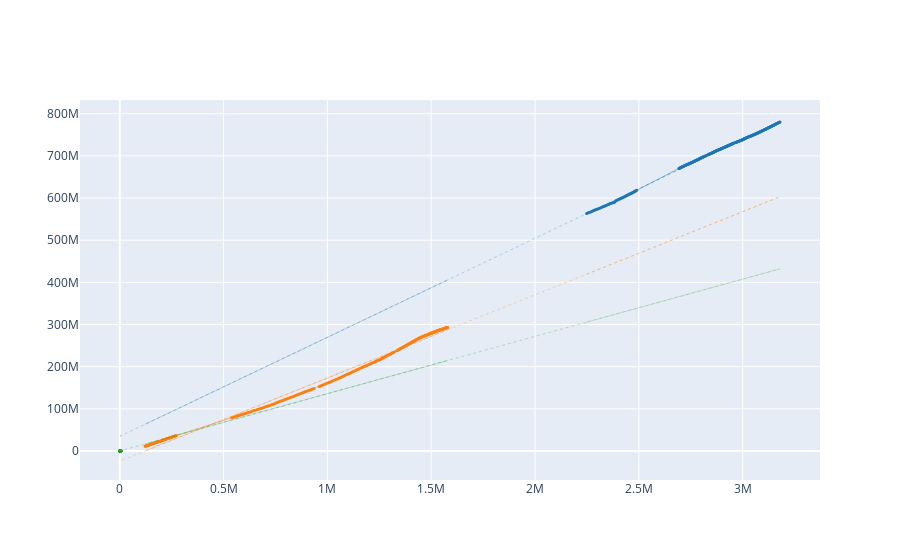
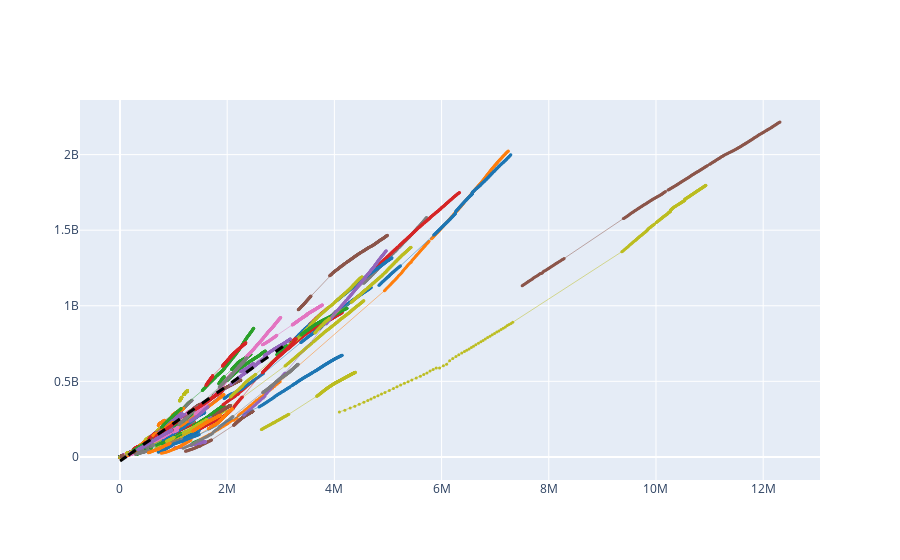

Notebook cell for these charts, in order:
### Markdown cell above
# TODO expectation vs reality plot: nummers over tijd. Views op y as, iets met likes op x as. Explain


# TODO arrows

# TODO de trendline: slope van trendline is hoeveel mensen willing zijn te kopen?

### Code cell
# figure = go.Figure()

songs=get_n_songs(data_youtube100,n=3)
# figure.add_trace(go.Scatter(x=data.likes,y=data.views,mode='markers'))


data1 = find_songs(songs,mode='expectation')
figure = go.Figure()
draw_linechart(figure,data1,True)
# trendline1 = np.poly1d(np.polyfit(songs.likes,songs.views,1))
# figure.add_trace(go.Scatter(x=songs.likes,y=trendline1(songs.likes),line={'color':'black','dash':'dash','width':3}))
# figure.update_layout(legend=dict(x=0, y=-2))
figure.update_layout(showlegend=False)
figure.show()



# TODO dit had positief moeten zijn????

songs2=get_n_songs(data_youtube100,n=None)
# figure.add_trace(go.Scatter(x=data.likes,y=data.views,mode='markers'))


data2 = find_songs(data_youtube100,mode='expectation')
figure2 = go.Figure()
draw_linechart(figure2,data2)
trendline2 = np.poly1d(np.polyfit(songs.likes,songs.views,1))
figure2.add_trace(go.Scatter(x=songs.likes,y=trendline2(songs.likes),line={'color':'black','dash':'dash','width':3}))
# figure.update_layout(legend=dict(x=0, y=-2))
figure2.update_layout(showlegend=False)
figure2.show()

### Figure 1 — Plotly figure (JSON) as saved in the notebook; plotly's stock layout.template omitted (floating-point values rounded to 4 significant figures; data arrays with more than 128 entries replaced by an {"elided": "..."} marker saying what was removed)
{"data": [{"line": {"color": "rgb(31, 119, 180)", "width": 0.5}, "marker": {"color": "rgb(31, 119, 180)", "size": 3}, "mode": "markers+lines", "name": "Adele - Someone Like You", "type": "scatter", "x": {"elided": "305 int values"}, "y": {"elided": "305 int values"}}, {"line": {"color": "rgb(31, 119, 180)", "dash": "dot", "width": 0.3}, "mode": "lines", "name": "Trendline forAdele - Someone Like You", "type": "scatter", "x": {"elided": "915 int values"}, "y": {"elided": "915 float values"}}, {"line": {"color": "rgb(255, 127, 14)", "width": 0.5}, "marker": {"color": "rgb(255, 127, 14)", "size": 3}, "mode": "markers+lines", "name": "Zara Larsson, MNEK - Never Forget You", "type": "scatter", "x": {"elided": "305 int values"}, "y": {"elided": "305 int values"}}, {"line": {"color": "rgb(255, 127, 14)", "dash": "dot", "width": 0.3}, "mode": "lines", "name": "Trendline forZara Larsson, MNEK - Never Forget You", "type": "scatter", "x": {"elided": "915 int values"}, "y": {"elided": "915 float values"}}, {"line": {"color": "rgb(44, 160, 44)", "width": 0.5}, "marker": {"color": "rgb(44, 160, 44)", "size": 3}, "mode": "markers+lines", "name": "Lost Frequencies feat. Janieck Devy - Reality (Radio Edit)", "type": "scatter", "x": {"elided": "305 int values"}, "y": {"elided": "305 int values"}}, {"line": {"color": "rgb(44, 160, 44)", "dash": "dot", "width": 0.3}, "mode": "lines", "name": "Trendline forLost Frequencies feat. Janieck Devy - Reality (Radio Edit)", "type": "scatter", "x": {"elided": "915 int values"}, "y": {"elided": "915 float values"}}], "layout": {"showlegend": false}}

### Figure 2 — Plotly figure (JSON) as saved in the notebook; plotly's stock layout.template omitted (floating-point values rounded to 4 significant figures; data arrays with more than 128 entries replaced by an {"elided": "..."} marker saying what was removed)
{"data": [{"line": {"color": "rgb(31, 119, 180)", "width": 0.5}, "marker": {"color": "rgb(31, 119, 180)", "size": 3}, "mode": "markers+lines", "name": "Avicii - Waiting For Love", "type": "scatter", "x": {"elided": "305 int values"}, "y": {"elided": "305 int values"}}, {"line": {"color": "rgb(255, 127, 14)", "width": 0.5}, "marker": {"color": "rgb(255, 127, 14)", "size": 3}, "mode": "markers+lines", "name": "Lost Frequencies - Are You With Me (Radio Edit)", "type": "scatter", "x": {"elided": "305 int values"}, "y": {"elided": "305 int values"}}, {"line": {"color": "rgb(44, 160, 44)", "width": 0.5}, "marker": {"color": "rgb(44, 160, 44)", "size": 3}, "mode": "markers+lines", "name": "Lukas Graham - 7 Years", "type": "scatter", "x": [5488, 5798, 6088, 6435, 6769, 7141, 7428, 7861, 8170, 8491, 8875, 9285, 9897, 10517, 10941, 11364, 11881, 12424, 12968, 13502, 13972, 14438, 14951, 15463, 15972, 16727, 17805, 18506, 19070, 19622, 20155, 20708, 21298, 22089, 22729, 23312, 23892, 24506, 25159, 25768, 26460, 27091, 27738, 28355, 29083, 29794, 30406, 31078, 31768, 32516, 33250, 34008, 34763, 35333, 36059, 36890, 37687], "y": [599363, 636061, 675386, 709890, 751942, 796203, 840849, 876801, 919635, 956566, 1000387, 1049203, 1102633, 1159427, 1207843, 1256683, 1308508, 1365832, 1427453, 1492018, 1550204, 1603837, 1659747, 1721278, 1782853, 1835037, 1835179, 1927955, 1994839, 2143048, 2217107, 2285128, 2355966, 2450324, 2533928, 2614001, 2685967, 2772222, 2848318, 2935550, 3017436, 3112825, 3191879, 3274904, 3361243, 3454894, 3541152, 3618656, 3697355, 3780818, 3872720, 3962938, 4058605, 4150066, 4230576, 4319749, 4413201]}, {"line": {"color": "rgb(214, 39, 40)", "width": 0.5}, "marker": {"color": "rgb(214, 39, 40)", "size": 3}, "mode": "markers+lines", "name": "Post Malone - White Iverson", "type": "scatter", "x": {"elided": "295 int values"}, "y": {"elided": "295 int values"}}, {"line": {"color": "rgb(148, 103, 189)", "width": 0.5}, "marker": {"color": "rgb(148, 103, 189)", "size": 3}, "mode": "markers+lines", "name": "Kygo - Stole The Show (Feat. Parson James)", "type": "scatter", "x": [130239, 130551, 130846, 131117, 131438, 131782, 132107, 132417, 132718, 133013, 133288, 133668, 134050, 134403, 134726, 134983, 135276, 135593, 135893, 136257, 136603, 136915, 137187, 137495, 137815, 138136, 138509, 138879, 139187, 139528, 139858, 140155, 140473, 140827, 141178, 141477, 141790, 142121, 142431, 143287, 143996, 144582, 145102, 145571, 146229, 146902, 147443, 147629, 147608, 147577, 147572, 147572, 147571, 147583, 147594, 147588, 147587], "y": [24489755, 24566195, 24650851, 24723971, 24805073, 24891204, 24982253, 25053387, 25133033, 25196536, 25269317, 25343540, 25427855, 25512870, 25584473, 25652596, 25718763, 25789212, 25862157, 25944596, 26024716, 26093712, 26159946, 26228264, 26299084, 26358269, 26358373, 26455796, 26528765, 26677154, 26760691, 26836130, 26911018, 26997457, 27081561, 27153690, 27218573, 27294192, 27364326, 27446683, 27531764, 27627495, 27705427, 27787032, 27877460, 27977374, 28073264, 28128348, 28135587, 28142666, 28150331, 28157313, 28164692, 28175142, 28181912, 28188686, 28195195]}, {"line": {"color": "rgb(140, 86, 75)", "width": 0.5}, "marker": {"color": "rgb(140, 86, 75)", "size": 3}, "mode": "markers+lines", "name": "One Direction - Perfect (Official Video)", "type": "scatter", "x": {"elided": "305 int values"}, "y": {"elided": "305 int values"}}, {"line": {"color": "rgb(227, 119, 194)", "width": 0.5}, "marker": {"color": "rgb(227, 119, 194)", "size": 3}, "mode": "markers+lines", "name": "The Weeknd - Earned It (Fifty Shades Of Grey) (Lyric Video)", "type": "scatter", "x": {"elided": "305 int values"}, "y": {"elided": "305 int values"}}, {"line": {"color": "rgb(127, 127, 127)", "width": 0.5}, "marker": {"color": "rgb(127, 127, 127)", "size": 3}, "mode": "markers+lines", "name": "Rachel Platten - Fight Song (Official Video)", "type": "scatter", "x": {"elided": "305 int values"}, "y": {"elided": "305 int values"}}, {"line": {"color": "rgb(188, 189, 34)", "width": 0.5}, "marker": {"color": "rgb(188, 189, 34)", "size": 3}, "mode": "markers+lines", "name": "Adele - Hello", "type": "scatter", "x": {"elided": "305 int values"}, "y": {"elided": "305 int values"}}, {"line": {"color": "rgb(31, 119, 180)", "width": 0.5}, "marker": {"color": "rgb(31, 119, 180)", "size": 3}, "mode": "markers+lines", "name": "Galantis - Runaway (U & I) (Official Video)", "type": "scatter", "x": {"elided": "305 int values"}, "y": {"elided": "305 int values"}}, {"line": {"color": "rgb(255, 127, 14)", "width": 0.5}, "marker": {"color": "rgb(255, 127, 14)", "size": 3}, "mode": "markers+lines", "name": "Fetty Wap \"679\" feat. Remy Boyz [Official Video]", "type": "scatter", "x": {"elided": "305 int values"}, "y": {"elided": "305 int values"}}, {"line": {"color": "rgb(44, 160, 44)", "width": 0.5}, "marker": {"color": "rgb(44, 160, 44)", "size": 3}, "mode": "markers+lines", "name": "Little Mix - Love Me Like You (Official Video)", "type": "scatter", "x": {"elided": "305 int values"}, "y": {"elided": "305 int values"}}, {"line": {"color": "rgb(214, 39, 40)", "width": 0.5}, "marker": {"color": "rgb(214, 39, 40)", "size": 3}, "mode": "markers+lines", "name": "Ed Sheeran - Photograph (Official Music Video)", "type": "scatter", "x": {"elided": "305 int values"}, "y": {"elided": "305 int values"}}, {"line": {"color": "rgb(148, 103, 189)", "width": 0.5}, "marker": {"color": "rgb(148, 103, 189)", "size": 3}, "mode": "markers+lines", "name": "WALK THE MOON - Shut up and Dance", "type": "scatter", "x": [603756, 605229, 606862, 608385, 609977, 611821, 613705, 615143, 616209], "y": [135722453, 136213936, 136782811, 137285037, 137844815, 138418427, 139035281, 139512246, 140067492]}, {"line": {"color": "rgb(140, 86, 75)", "width": 0.5}, "marker": {"color": "rgb(140, 86, 75)", "size": 3}, "mode": "markers+lines", "name": "Ellie Goulding - On My Mind", "type": "scatter", "x": {"elided": "305 int values"}, "y": {"elided": "305 int values"}}, {"line": {"color": "rgb(227, 119, 194)", "width": 0.5}, "marker": {"color": "rgb(227, 119, 194)", "size": 3}, "mode": "markers+lines", "name": "Hozier - Take Me To Church", "type": "scatter", "x": {"elided": "305 int values"}, "y": {"elided": "305 int values"}}, {"line": {"color": "rgb(127, 127, 127)", "width": 0.5}, "marker": {"color": "rgb(127, 127, 127)", "size": 3}, "mode": "markers+lines", "name": "Maroon 5 - Sugar", "type": "scatter", "x": {"elided": "305 int values"}, "y": {"elided": "305 int values"}}, {"line": {"color": "rgb(188, 189, 34)", "width": 0.5}, "marker": {"color": "rgb(188, 189, 34)", "size": 3}, "mode": "markers+lines", "name": "Naughty Boy - Runnin' (Lose It All) ft. Beyoncé, Arrow Benjamin", "type": "scatter", "x": {"elided": "305 int values"}, "y": {"elided": "305 int values"}}, {"line": {"color": "rgb(31, 119, 180)", "width": 0.5}, "marker": {"color": "rgb(31, 119, 180)", "size": 3}, "mode": "markers+lines", "name": "Zara Larsson, MNEK - Never Forget You", "type": "scatter", "x": {"elided": "305 int values"}, "y": {"elided": "305 int values"}}, {"line": {"color": "rgb(255, 127, 14)", "width": 0.5}, "marker": {"color": "rgb(255, 127, 14)", "size": 3}, "mode": "markers+lines", "name": "Zara Larsson - Lush Life", "type": "scatter", "x": {"elided": "305 int values"}, "y": {"elided": "305 int values"}}, {"line": {"color": "rgb(44, 160, 44)", "width": 0.5}, "marker": {"color": "rgb(44, 160, 44)", "size": 3}, "mode": "markers+lines", "name": "Meghan Trainor - Like I'm Gonna Lose You ft. John Legend", "type": "scatter", "x": {"elided": "305 int values"}, "y": {"elided": "305 int values"}}, {"line": {"color": "rgb(214, 39, 40)", "width": 0.5}, "marker": {"color": "rgb(214, 39, 40)", "size": 3}, "mode": "markers+lines", "name": "Major Lazer & DJ Snake - Lean On (feat. MØ) (Official Music Video)", "type": "scatter", "x": {"elided": "305 int values"}, "y": {"elided": "305 int values"}}, {"line": {"color": "rgb(148, 103, 189)", "width": 0.5}, "marker": {"color": "rgb(148, 103, 189)", "size": 3}, "mode": "markers+lines", "name": "Drake - Back to Back Freestyle [LYRICS]", "type": "scatter", "x": {"elided": "305 int values"}, "y": {"elided": "305 int values"}}, {"line": {"color": "rgb(140, 86, 75)", "width": 0.5}, "marker": {"color": "rgb(140, 86, 75)", "size": 3}, "mode": "markers+lines", "name": "Flo Rida ft. Robin Thicke & Verdine White - I Don’t Like It, I Love It [Official Video]", "type": "scatter", "x": {"elided": "305 int values"}, "y": {"elided": "305 int values"}}, {"line": {"color": "rgb(227, 119, 194)", "width": 0.5}, "marker": {"color": "rgb(227, 119, 194)", "size": 3}, "mode": "markers+lines", "name": "John Legend - One Last Time", "type": "scatter", "x": [2993959, 2997869, 3001779, 3005241, 3008612], "y": [701332353, 702829147, 704191691, 705514132, 706834770]}, {"line": {"color": "rgb(127, 127, 127)", "width": 0.5}, "marker": {"color": "rgb(127, 127, 127)", "size": 3}, "mode": "markers+lines", "name": "Kygo - Here for You ft. Ella Henderson", "type": "scatter", "x": {"elided": "305 int values"}, "y": {"elided": "305 int values"}}, {"line": {"color": "rgb(188, 189, 34)", "width": 0.5}, "marker": {"color": "rgb(188, 189, 34)", "size": 3}, "mode": "markers+lines", "name": "The Weeknd - Often (NSFW)", "type": "scatter", "x": {"elided": "305 int values"}, "y": {"elided": "305 int values"}}, {"line": {"color": "rgb(31, 119, 180)", "width": 0.5}, "marker": {"color": "rgb(31, 119, 180)", "size": 3}, "mode": "markers+lines", "name": "Ellie Goulding - Love Me Like You Do (Official Video)", "type": "scatter", "x": {"elided": "305 int values"}, "y": {"elided": "305 int values"}}, {"line": {"color": "rgb(255, 127, 14)", "width": 0.5}, "marker": {"color": "rgb(255, 127, 14)", "size": 3}, "mode": "markers+lines", "name": "Sigala - Easy Love (Original Mix)", "type": "scatter", "x": {"elided": "305 int values"}, "y": {"elided": "305 int values"}}, {"line": {"color": "rgb(44, 160, 44)", "width": 0.5}, "marker": {"color": "rgb(44, 160, 44)", "size": 3}, "mode": "markers+lines", "name": "Nelly - The Fix (Official Video) ft. Jeremih", "type": "scatter", "x": {"elided": "305 int values"}, "y": {"elided": "305 int values"}}, {"line": {"color": "rgb(214, 39, 40)", "width": 0.5}, "marker": {"color": "rgb(214, 39, 40)", "size": 3}, "mode": "markers+lines", "name": "The Weeknd - The Hills", "type": "scatter", "x": {"elided": "305 int values"}, "y": {"elided": "305 int values"}}, {"line": {"color": "rgb(148, 103, 189)", "width": 0.5}, "marker": {"color": "rgb(148, 103, 189)", "size": 3}, "mode": "markers+lines", "name": "Fetty Wap  - Again [Audio Only]", "type": "scatter", "x": {"elided": "305 int values"}, "y": {"elided": "305 int values"}}, {"line": {"color": "rgb(140, 86, 75)", "width": 0.5}, "marker": {"color": "rgb(140, 86, 75)", "size": 3}, "mode": "markers+lines", "name": "Avicii - For A Better Day", "type": "scatter", "x": {"elided": "305 int values"}, "y": {"elided": "305 int values"}}, {"line": {"color": "rgb(227, 119, 194)", "width": 0.5}, "marker": {"color": "rgb(227, 119, 194)", "size": 3}, "mode": "markers+lines", "name": "Sia - Alive", "type": "scatter", "x": {"elided": "305 int values"}, "y": {"elided": "305 int values"}}, {"line": {"color": "rgb(127, 127, 127)", "width": 0.5}, "marker": {"color": "rgb(127, 127, 127)", "size": 3}, "mode": "markers+lines", "name": "Drake - Jumpman (Official Video) ft. Soulja Boy", "type": "scatter", "x": {"elided": "305 int values"}, "y": {"elided": "305 int values"}}, {"line": {"color": "rgb(188, 189, 34)", "width": 0.5}, "marker": {"color": "rgb(188, 189, 34)", "size": 3}, "mode": "markers+lines", "name": "Nicky Jam - El Perdón | Video Lyric | (Prod. Saga WhiteBlack)", "type": "scatter", "x": {"elided": "305 int values"}, "y": {"elided": "305 int values"}}, {"line": {"color": "rgb(31, 119, 180)", "width": 0.5}, "marker": {"color": "rgb(31, 119, 180)", "size": 3}, "mode": "markers+lines", "name": "Silentó - Watch Me (Whip/Nae Nae) (Official)", "type": "scatter", "x": {"elided": "305 int values"}, "y": {"elided": "305 int values"}}, {"line": {"color": "rgb(255, 127, 14)", "width": 0.5}, "marker": {"color": "rgb(255, 127, 14)", "size": 3}, "mode": "markers+lines", "name": "Fetty Wap \"My Way\" feat. Monty [Official Video]", "type": "scatter", "x": {"elided": "305 int values"}, "y": {"elided": "305 int values"}}, {"line": {"color": "rgb(44, 160, 44)", "width": 0.5}, "marker": {"color": "rgb(44, 160, 44)", "size": 3}, "mode": "markers+lines", "name": "Sam Smith - Stay With Me", "type": "scatter", "x": {"elided": "305 int values"}, "y": {"elided": "305 int values"}}, {"line": {"color": "rgb(214, 39, 40)", "width": 0.5}, "marker": {"color": "rgb(214, 39, 40)", "size": 3}, "mode": "markers+lines", "name": "Drake - Right Hand Girl dance vine", "type": "scatter", "x": {"elided": "305 int values"}, "y": {"elided": "305 int values"}}, {"line": {"color": "rgb(148, 103, 189)", "width": 0.5}, "marker": {"color": "rgb(148, 103, 189)", "size": 3}, "mode": "markers+lines", "name": "Demi Lovato - Cool for the Summer (Official Video)", "type": "scatter", "x": {"elided": "305 int values"}, "y": {"elided": "305 int values"}}, {"line": {"color": "rgb(140, 86, 75)", "width": 0.5}, "marker": {"color": "rgb(140, 86, 75)", "size": 3}, "mode": "markers+lines", "name": "Wiz Khalifa - See You Again ft. Charlie Puth [Official Video] Furious 7 Soundtrack", "type": "scatter", "x": {"elided": "305 int values"}, "y": {"elided": "305 int values"}}, {"line": {"color": "rgb(227, 119, 194)", "width": 0.5}, "marker": {"color": "rgb(227, 119, 194)", "size": 3}, "mode": "markers+lines", "name": "Rudimental - Lay It All On Me feat. Ed Sheeran [Official Video]", "type": "scatter", "x": {"elided": "305 int values"}, "y": {"elided": "305 int values"}}, {"line": {"color": "rgb(127, 127, 127)", "width": 0.5}, "marker": {"color": "rgb(127, 127, 127)", "size": 3}, "mode": "markers+lines", "name": "The Chainsmokers - Roses (Audio) ft. ROZES", "type": "scatter", "x": {"elided": "305 int values"}, "y": {"elided": "305 int values"}}, {"line": {"color": "rgb(188, 189, 34)", "width": 0.5}, "marker": {"color": "rgb(188, 189, 34)", "size": 3}, "mode": "markers+lines", "name": "James Bay - Let It Go", "type": "scatter", "x": {"elided": "305 int values"}, "y": {"elided": "305 int values"}}, {"line": {"color": "rgb(31, 119, 180)", "width": 0.5}, "marker": {"color": "rgb(31, 119, 180)", "size": 3}, "mode": "markers+lines", "name": "Major Lazer - Powerful (feat. Ellie Goulding & Tarrus Riley) (Official Music Video)", "type": "scatter", "x": {"elided": "305 int values"}, "y": {"elided": "305 int values"}}, {"line": {"color": "rgb(255, 127, 14)", "width": 0.5}, "marker": {"color": "rgb(255, 127, 14)", "size": 3}, "mode": "markers+lines", "name": "Coldplay - Adventure Of A Lifetime (Official audio)", "type": "scatter", "x": {"elided": "305 int values"}, "y": {"elided": "305 int values"}}, {"line": {"color": "rgb(44, 160, 44)", "width": 0.5}, "marker": {"color": "rgb(44, 160, 44)", "size": 3}, "mode": "markers+lines", "name": "Elle King - Ex's & Oh's (Official Video)", "type": "scatter", "x": {"elided": "305 int values"}, "y": {"elided": "305 int values"}}, {"line": {"color": "rgb(214, 39, 40)", "width": 0.5}, "marker": {"color": "rgb(214, 39, 40)", "size": 3}, "mode": "markers+lines", "name": "Dawin - Dessert – (Official Lyrics Video)", "type": "scatter", "x": {"elided": "305 int values"}, "y": {"elided": "305 int values"}}, {"line": {"color": "rgb(148, 103, 189)", "width": 0.5}, "marker": {"color": "rgb(148, 103, 189)", "size": 3}, "mode": "markers+lines", "name": "Felix Jaehn - Ain’t Nobody (Loves Me Better) ft. Jasmine Thompson", "type": "scatter", "x": {"elided": "305 int values"}, "y": {"elided": "305 int values"}}, {"line": {"color": "rgb(140, 86, 75)", "width": 0.5}, "marker": {"color": "rgb(140, 86, 75)", "size": 3}, "mode": "markers+lines", "name": "Diplo & Sleepy Tom - Be Right There", "type": "scatter", "x": {"elided": "305 int values"}, "y": {"elided": "305 int values"}}, {"line": {"color": "rgb(227, 119, 194)", "width": 0.5}, "marker": {"color": "rgb(227, 119, 194)", "size": 3}, "mode": "markers+lines", "name": "Travis Scott - Antidote", "type": "scatter", "x": {"elided": "305 int values"}, "y": {"elided": "305 int values"}}, {"line": {"color": "rgb(127, 127, 127)", "width": 0.5}, "marker": {"color": "rgb(127, 127, 127)", "size": 3}, "mode": "markers+lines", "name": "Kygo - Firestone ft. Conrad Sewell", "type": "scatter", "x": {"elided": "305 int values"}, "y": {"elided": "305 int values"}}, {"line": {"color": "rgb(188, 189, 34)", "width": 0.5}, "marker": {"color": "rgb(188, 189, 34)", "size": 3}, "mode": "markers+lines", "name": "Drake - Hotline Bling", "type": "scatter", "x": {"elided": "305 int values"}, "y": {"elided": "305 int values"}}, {"line": {"color": "rgb(31, 119, 180)", "width": 0.5}, "marker": {"color": "rgb(31, 119, 180)", "size": 3}, "mode": "markers+lines", "name": "Sam Smith - Writing's On The Wall (from Spectre)", "type": "scatter", "x": {"elided": "305 int values"}, "y": {"elided": "305 int values"}}, {"line": {"color": "rgb(255, 127, 14)", "width": 0.5}, "marker": {"color": "rgb(255, 127, 14)", "size": 3}, "mode": "markers+lines", "name": "Jason Derulo - \"Want To Want Me\" (Official Video)", "type": "scatter", "x": {"elided": "305 int values"}, "y": {"elided": "305 int values"}}, {"line": {"color": "rgb(44, 160, 44)", "width": 0.5}, "marker": {"color": "rgb(44, 160, 44)", "size": 3}, "mode": "markers+lines", "name": "The Weeknd - Can't Feel My Face", "type": "scatter", "x": {"elided": "305 int values"}, "y": {"elided": "305 int values"}}, {"line": {"color": "rgb(214, 39, 40)", "width": 0.5}, "marker": {"color": "rgb(214, 39, 40)", "size": 3}, "mode": "markers+lines", "name": "Pia Mia - Do It Again ft. Chris Brown, Tyga", "type": "scatter", "x": {"elided": "305 int values"}, "y": {"elided": "305 int values"}}, {"line": {"color": "rgb(148, 103, 189)", "width": 0.5}, "marker": {"color": "rgb(148, 103, 189)", "size": 3}, "mode": "markers+lines", "name": "Robin Schulz - Sugar (feat. Francesco Yates) (OFFICIAL MUSIC VIDEO)", "type": "scatter", "x": {"elided": "248 int values"}, "y": {"elided": "248 int values"}}, {"line": {"color": "rgb(140, 86, 75)", "width": 0.5}, "marker": {"color": "rgb(140, 86, 75)", "size": 3}, "mode": "markers+lines", "name": "Fetty Wap  - Trap Queen (Official Video) Prod. By Tony Fadd", "type": "scatter", "x": {"elided": "305 int values"}, "y": {"elided": "305 int values"}}, {"line": {"color": "rgb(227, 119, 194)", "width": 0.5}, "marker": {"color": "rgb(227, 119, 194)", "size": 3}, "mode": "markers+lines", "name": "Charlie Puth - Marvin Gaye ft. Meghan Trainor [Official Video]", "type": "scatter", "x": {"elided": "305 int values"}, "y": {"elided": "305 int values"}}, {"line": {"color": "rgb(127, 127, 127)", "width": 0.5}, "marker": {"color": "rgb(127, 127, 127)", "size": 3}, "mode": "markers+lines", "name": "Omi - Hula Hoop (Official Video)", "type": "scatter", "x": {"elided": "305 int values"}, "y": {"elided": "305 int values"}}, {"line": {"color": "rgb(188, 189, 34)", "width": 0.5}, "marker": {"color": "rgb(188, 189, 34)", "size": 3}, "mode": "markers+lines", "name": "One Direction - Drag Me Down", "type": "scatter", "x": {"elided": "305 int values"}, "y": {"elided": "305 int values"}}, {"line": {"color": "rgb(31, 119, 180)", "width": 0.5}, "marker": {"color": "rgb(31, 119, 180)", "size": 3}, "mode": "markers+lines", "name": "Nico & Vinz - That's How You Know feat. Kid Ink & Bebe Rexha (Official Music Video)", "type": "scatter", "x": {"elided": "305 int values"}, "y": {"elided": "305 int values"}}, {"line": {"color": "rgb(255, 127, 14)", "width": 0.5}, "marker": {"color": "rgb(255, 127, 14)", "size": 3}, "mode": "markers+lines", "name": "Rae Sremmurd - Come Get Her (Explicit)", "type": "scatter", "x": {"elided": "305 int values"}, "y": {"elided": "305 int values"}}, {"line": {"color": "rgb(44, 160, 44)", "width": 0.5}, "marker": {"color": "rgb(44, 160, 44)", "size": 3}, "mode": "markers+lines", "name": "Hailee Steinfeld - Love Myself", "type": "scatter", "x": {"elided": "305 int values"}, "y": {"elided": "305 int values"}}, {"line": {"color": "rgb(214, 39, 40)", "width": 0.5}, "marker": {"color": "rgb(214, 39, 40)", "size": 3}, "mode": "markers+lines", "name": "Drake & Future - Big Rings (Instrumental)", "type": "scatter", "x": {"elided": "305 int values"}, "y": {"elided": "305 int values"}}, {"line": {"color": "rgb(148, 103, 189)", "width": 0.5}, "marker": {"color": "rgb(148, 103, 189)", "size": 3}, "mode": "markers+lines", "name": "OMI - Cheerleader (Felix Jaehn Remix) [Official Video]", "type": "scatter", "x": {"elided": "305 int values"}, "y": {"elided": "305 int values"}}, {"line": {"color": "rgb(140, 86, 75)", "width": 0.5}, "marker": {"color": "rgb(140, 86, 75)", "size": 3}, "mode": "markers+lines", "name": "Sia - Chandelier (Official Video)", "type": "scatter", "x": {"elided": "305 int values"}, "y": {"elided": "305 int values"}}, {"line": {"color": "rgb(227, 119, 194)", "width": 0.5}, "marker": {"color": "rgb(227, 119, 194)", "size": 3}, "mode": "markers+lines", "name": "David Guetta - Hey Mama (Official Video) ft Nicki Minaj, Bebe Rexha & Afrojack", "type": "scatter", "x": {"elided": "305 int values"}, "y": {"elided": "305 int values"}}, {"line": {"color": "rgb(127, 127, 127)", "width": 0.5}, "marker": {"color": "rgb(127, 127, 127)", "size": 3}, "mode": "markers+lines", "name": "Adam Lambert - \"Ghost Town\" [Official Music Video]", "type": "scatter", "x": {"elided": "305 int values"}, "y": {"elided": "305 int values"}}, {"line": {"color": "rgb(188, 189, 34)", "width": 0.5}, "marker": {"color": "rgb(188, 189, 34)", "size": 3}, "mode": "markers+lines", "name": "Fifth Harmony - Worth It ft. Kid Ink", "type": "scatter", "x": {"elided": "305 int values"}, "y": {"elided": "305 int values"}}, {"line": {"color": "rgb(31, 119, 180)", "width": 0.5}, "marker": {"color": "rgb(31, 119, 180)", "size": 3}, "mode": "markers+lines", "name": "Demi Lovato - Confident (Official Video)", "type": "scatter", "x": {"elided": "305 int values"}, "y": {"elided": "305 int values"}}, {"line": {"color": "rgb(255, 127, 14)", "width": 0.5}, "marker": {"color": "rgb(255, 127, 14)", "size": 3}, "mode": "markers+lines", "name": "Justin Bieber - Sorry (PURPOSE : The Movement)", "type": "scatter", "x": {"elided": "300 int values"}, "y": {"elided": "300 int values"}}, {"line": {"color": "rgb(44, 160, 44)", "width": 0.5}, "marker": {"color": "rgb(44, 160, 44)", "size": 3}, "mode": "markers+lines", "name": "John Legend - All of Me", "type": "scatter", "x": {"elided": "300 int values"}, "y": {"elided": "300 int values"}}, {"line": {"color": "rgb(214, 39, 40)", "width": 0.5}, "marker": {"color": "rgb(214, 39, 40)", "size": 3}, "mode": "markers+lines", "name": "Deorro x Chris Brown - Five More Hours (Official Video)", "type": "scatter", "x": {"elided": "305 int values"}, "y": {"elided": "305 int values"}}, {"line": {"color": "rgb(148, 103, 189)", "width": 0.5}, "marker": {"color": "rgb(148, 103, 189)", "size": 3}, "mode": "markers+lines", "name": "Justin Bieber - What Do You Mean?", "type": "scatter", "x": {"elided": "305 int values"}, "y": {"elided": "305 int values"}}, {"line": {"color": "rgb(140, 86, 75)", "width": 0.5}, "marker": {"color": "rgb(140, 86, 75)", "size": 3}, "mode": "markers+lines", "name": "Selena Gomez - Good For You", "type": "scatter", "x": {"elided": "305 int values"}, "y": {"elided": "305 int values"}}, {"line": {"color": "rgb(227, 119, 194)", "width": 0.5}, "marker": {"color": "rgb(227, 119, 194)", "size": 3}, "mode": "markers+lines", "name": "X Ambassadors - Renegades (Official Video)", "type": "scatter", "x": {"elided": "305 int values"}, "y": {"elided": "305 int values"}}, {"line": {"color": "rgb(127, 127, 127)", "width": 0.5}, "marker": {"color": "rgb(127, 127, 127)", "size": 3}, "mode": "markers+lines", "name": "J. Balvin - Ginza", "type": "scatter", "x": {"elided": "305 int values"}, "y": {"elided": "305 int values"}}, {"line": {"color": "rgb(188, 189, 34)", "width": 0.5}, "marker": {"color": "rgb(188, 189, 34)", "size": 3}, "mode": "markers+lines", "name": "Ed Sheeran - Thinking Out Loud [Official Video]", "type": "scatter", "x": {"elided": "305 int values"}, "y": {"elided": "305 int values"}}, {"line": {"color": "rgb(31, 119, 180)", "width": 0.5}, "marker": {"color": "rgb(31, 119, 180)", "size": 3}, "mode": "markers+lines", "name": "Lost Frequencies feat. Janieck Devy - Reality (Radio Edit)", "type": "scatter", "x": {"elided": "305 int values"}, "y": {"elided": "305 int values"}}, {"line": {"color": "rgb(255, 127, 14)", "width": 0.5}, "marker": {"color": "rgb(255, 127, 14)", "size": 3}, "mode": "markers+lines", "name": "WALK THE MOON - Shut Up and Dance", "type": "scatter", "x": {"elided": "296 int values"}, "y": {"elided": "296 int values"}}, {"line": {"color": "rgb(44, 160, 44)", "width": 0.5}, "marker": {"color": "rgb(44, 160, 44)", "size": 3}, "mode": "markers+lines", "name": "Justin Bieber - Sorry (Dance Video)", "type": "scatter", "x": [1355977, 1381727, 1409030, 1435326, 1463126], "y": [92743480, 96865031, 101515031, 105962422, 110979406]}, {"line": {"color": "rgb(214, 39, 40)", "width": 0.5}, "marker": {"color": "rgb(214, 39, 40)", "size": 3}, "mode": "markers+lines", "name": "Skrillex and Diplo - \"Where Are Ü Now\" with Justin Bieber (Official Video)", "type": "scatter", "x": {"elided": "305 int values"}, "y": {"elided": "305 int values"}}, {"line": {"color": "rgb(148, 103, 189)", "width": 0.5}, "marker": {"color": "rgb(148, 103, 189)", "size": 3}, "mode": "markers+lines", "name": "Rihanna - Bitch Better Have My Money (Explicit)", "type": "scatter", "x": {"elided": "305 int values"}, "y": {"elided": "305 int values"}}, {"line": {"color": "rgb(140, 86, 75)", "width": 0.5}, "marker": {"color": "rgb(140, 86, 75)", "size": 3}, "mode": "markers+lines", "name": "MACKLEMORE & RYAN LEWIS - DOWNTOWN (OFFICIAL MUSIC VIDEO)", "type": "scatter", "x": {"elided": "305 int values"}, "y": {"elided": "305 int values"}}, {"line": {"color": "rgb(227, 119, 194)", "width": 0.5}, "marker": {"color": "rgb(227, 119, 194)", "size": 3}, "mode": "markers+lines", "name": "History - One Direction (Audio)", "type": "scatter", "x": {"elided": "305 int values"}, "y": {"elided": "305 int values"}}, {"line": {"color": "rgb(127, 127, 127)", "width": 0.5}, "marker": {"color": "rgb(127, 127, 127)", "size": 3}, "mode": "markers+lines", "name": "Alessia Cara - Here", "type": "scatter", "x": {"elided": "305 int values"}, "y": {"elided": "305 int values"}}, {"line": {"color": "rgb(188, 189, 34)", "width": 0.5}, "marker": {"color": "rgb(188, 189, 34)", "size": 3}, "mode": "markers+lines", "name": "Little Mix - Black Magic", "type": "scatter", "x": {"elided": "305 int values"}, "y": {"elided": "305 int values"}}, {"line": {"color": "rgb(31, 119, 180)", "width": 0.5}, "marker": {"color": "rgb(31, 119, 180)", "size": 3}, "mode": "markers+lines", "name": "Mark Ronson - Uptown Funk ft. Bruno Mars", "type": "scatter", "x": {"elided": "305 int values"}, "y": {"elided": "305 int values"}}, {"line": {"color": "rgb(255, 127, 14)", "width": 0.5}, "marker": {"color": "rgb(255, 127, 14)", "size": 3}, "mode": "markers+lines", "name": "Justin Bieber - I'll Show You", "type": "scatter", "x": {"elided": "305 int values"}, "y": {"elided": "305 int values"}}, {"line": {"color": "rgb(44, 160, 44)", "width": 0.5}, "marker": {"color": "rgb(44, 160, 44)", "size": 3}, "mode": "markers+lines", "name": "Calvin Harris & Disciples - How Deep Is Your Love", "type": "scatter", "x": {"elided": "305 int values"}, "y": {"elided": "305 int values"}}, {"line": {"color": "rgb(214, 39, 40)", "width": 0.5}, "marker": {"color": "rgb(214, 39, 40)", "size": 3}, "mode": "markers+lines", "name": "Sam Smith - I'm Not The Only One", "type": "scatter", "x": {"elided": "305 int values"}, "y": {"elided": "305 int values"}}, {"line": {"color": "rgb(148, 103, 189)", "width": 0.5}, "marker": {"color": "rgb(148, 103, 189)", "size": 3}, "mode": "markers+lines", "name": "Adele - Someone Like You", "type": "scatter", "x": {"elided": "305 int values"}, "y": {"elided": "305 int values"}}, {"line": {"color": "rgb(140, 86, 75)", "width": 0.5}, "marker": {"color": "rgb(140, 86, 75)", "size": 3}, "mode": "markers+lines", "name": "Post Malone - White Iverson | Official Music Video", "type": "scatter", "x": [240559, 244502, 248345, 252241, 255882, 260346, 265052, 269240, 272988, 276959], "y": [29499956, 30070161, 30629450, 31140877, 31673374, 32324965, 33027987, 33595438, 34311175, 34773597]}, {"line": {"color": "rgb(227, 119, 194)", "width": 0.5}, "marker": {"color": "rgb(227, 119, 194)", "size": 3}, "mode": "markers+lines", "name": "Adele - Rolling in the Deep", "type": "scatter", "x": {"elided": "305 int values"}, "y": {"elided": "305 int values"}}, {"line": {"color": "rgb(127, 127, 127)", "width": 0.5}, "marker": {"color": "rgb(127, 127, 127)", "size": 3}, "mode": "markers+lines", "name": "Ariana Grande - Focus", "type": "scatter", "x": {"elided": "305 int values"}, "y": {"elided": "305 int values"}}, {"line": {"color": "rgb(188, 189, 34)", "width": 0.5}, "marker": {"color": "rgb(188, 189, 34)", "size": 3}, "mode": "markers+lines", "name": "Mike Posner - I Took A Pill In Ibiza (SeeB Remix / Audio)", "type": "scatter", "x": {"elided": "305 int values"}, "y": {"elided": "305 int values"}}, {"line": {"color": "rgb(31, 119, 180)", "width": 0.5}, "marker": {"color": "rgb(31, 119, 180)", "size": 3}, "mode": "markers+lines", "name": "Shawn Mendes - Stitches (Official Video)", "type": "scatter", "x": {"elided": "305 int values"}, "y": {"elided": "305 int values"}}, {"line": {"color": "rgb(255, 127, 14)", "width": 0.5}, "marker": {"color": "rgb(255, 127, 14)", "size": 3}, "mode": "markers+lines", "name": "Selena Gomez - Same Old Love", "type": "scatter", "x": {"elided": "305 int values"}, "y": {"elided": "305 int values"}}, {"line": {"color": "rgb(44, 160, 44)", "width": 0.5}, "marker": {"color": "rgb(44, 160, 44)", "size": 3}, "mode": "markers+lines", "name": "Robin Schulz - Sugar (feat. Francesco Yates) (OFFICIAL MUSICVIDEO)", "type": "scatter", "x": [248075, 251239, 254737, 257778, 260664, 264214, 267458, 270271, 273356, 276418, 279710, 283212, 287352, 291230, 294352, 297532, 300772, 304089, 307595, 311629, 315558, 318693, 321777, 325074, 328191, 331417, 335352, 339124, 342279, 345394, 348458, 351463, 354737, 358551, 362291, 365411, 368564, 371534, 374585, 377898, 381703, 385399, 388595, 391844, 395400, 399125, 402493, 405731, 409259, 412691, 416366, 420155, 424097, 427696, 431350, 435109, 438518], "y": [41238454, 41884969, 42655959, 43306829, 44019755, 44800904, 45628754, 46228645, 46900437, 47550051, 48266905, 49019846, 49893561, 50756124, 51443195, 52118744, 52789738, 53506083, 54276922, 55164062, 56024157, 56735848, 57400717, 58070308, 58708075, 59258813, 59260494, 60249070, 60934490, 62355909, 63062209, 63709755, 64420251, 65314372, 66187944, 66936439, 67615650, 68391071, 69077816, 69866053, 70659887, 71608347, 72299811, 73040804, 73833202, 74695468, 75539685, 76233008, 76990235, 77732153, 78546002, 79353376, 80230069, 81365783, 82095813, 82924787, 83662266]}, {"line": {"color": "rgb(214, 39, 40)", "width": 0.5}, "marker": {"color": "rgb(214, 39, 40)", "size": 3}, "mode": "markers+lines", "name": "R. City - Locked Away ft. Adam Levine", "type": "scatter", "x": {"elided": "305 int values"}, "y": {"elided": "305 int values"}}, {"line": {"color": "rgb(148, 103, 189)", "width": 0.5}, "marker": {"color": "rgb(148, 103, 189)", "size": 3}, "mode": "markers+lines", "name": "Flo Rida - My House [Official Video]", "type": "scatter", "x": {"elided": "305 int values"}, "y": {"elided": "305 int values"}}, {"line": {"color": "rgb(140, 86, 75)", "width": 0.5}, "marker": {"color": "rgb(140, 86, 75)", "size": 3}, "mode": "markers+lines", "name": "J Cole - No Role Models (2014 Forest Hills Drive)", "type": "scatter", "x": {"elided": "305 int values"}, "y": {"elided": "305 int values"}}, {"line": {"color": "black", "dash": "dash", "width": 3}, "type": "scatter", "x": {"elided": "915 int values"}, "y": {"elided": "915 float values"}}], "layout": {"showlegend": false}}
